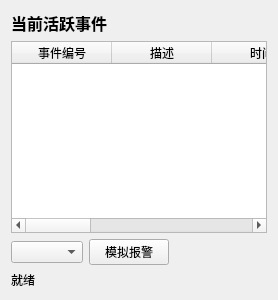
<?xml version="1.0" encoding="UTF-8"?>
<ui version="4.0">
 <class>EventListWidget</class>
 <widget class="QWidget" name="EventListWidget">
  <layout class="QVBoxLayout" name="mainLayout">
   <item>
    <widget class="QLabel" name="titleLabel">
     <property name="text">
      <string>当前活跃事件</string>
     </property>
     <property name="styleSheet">
      <string notr="true">font-size:16px; font-weight:bold;</string>
     </property>
    </widget>
   </item>
   <item>
    <widget class="QTableWidget" name="eventTable">
     <property name="editTriggers">
      <set>QAbstractItemView::NoEditTriggers</set>
     </property>
     <property name="selectionBehavior">
      <enum>QAbstractItemView::SelectRows</enum>
     </property>
     <attribute name="horizontalHeaderStretchLastSection">
      <bool>true</bool>
     </attribute>
     <column>
      <property name="text">
       <string>事件编号</string>
      </property>
     </column>
     <column>
      <property name="text">
       <string>描述</string>
      </property>
     </column>
     <column>
      <property name="text">
       <string>时间</string>
      </property>
     </column>
     <column>
      <property name="text">
       <string>等级</string>
      </property>
     </column>
     <column>
      <property name="text">
       <string>状态</string>
      </property>
     </column>
     <column>
      <property name="text">
       <string>降级</string>
      </property>
     </column>
     <column>
      <property name="text">
       <string>屏蔽</string>
      </property>
     </column>
    </widget>
   </item>
   <item>
    <layout class="QHBoxLayout" name="btnLayout">
     <item>
      <widget class="QComboBox" name="alarmCombo"/>
     </item>
     <item>
      <widget class="QPushButton" name="simBtn">
       <property name="text">
        <string>模拟报警</string>
       </property>
      </widget>
     </item>
     <item>
      <spacer name="btnSpacer">
       <property name="orientation">
        <enum>Qt::Horizontal</enum>
       </property>
       <property name="sizeHint" stdset="0">
        <size>
         <width>40</width>
         <height>20</height>
        </size>
       </property>
      </spacer>
     </item>
    </layout>
   </item>
   <item>
    <widget class="QLabel" name="statusLabel">
     <property name="text">
      <string>就绪</string>
     </property>
    </widget>
   </item>
  </layout>
 </widget>
</ui>
